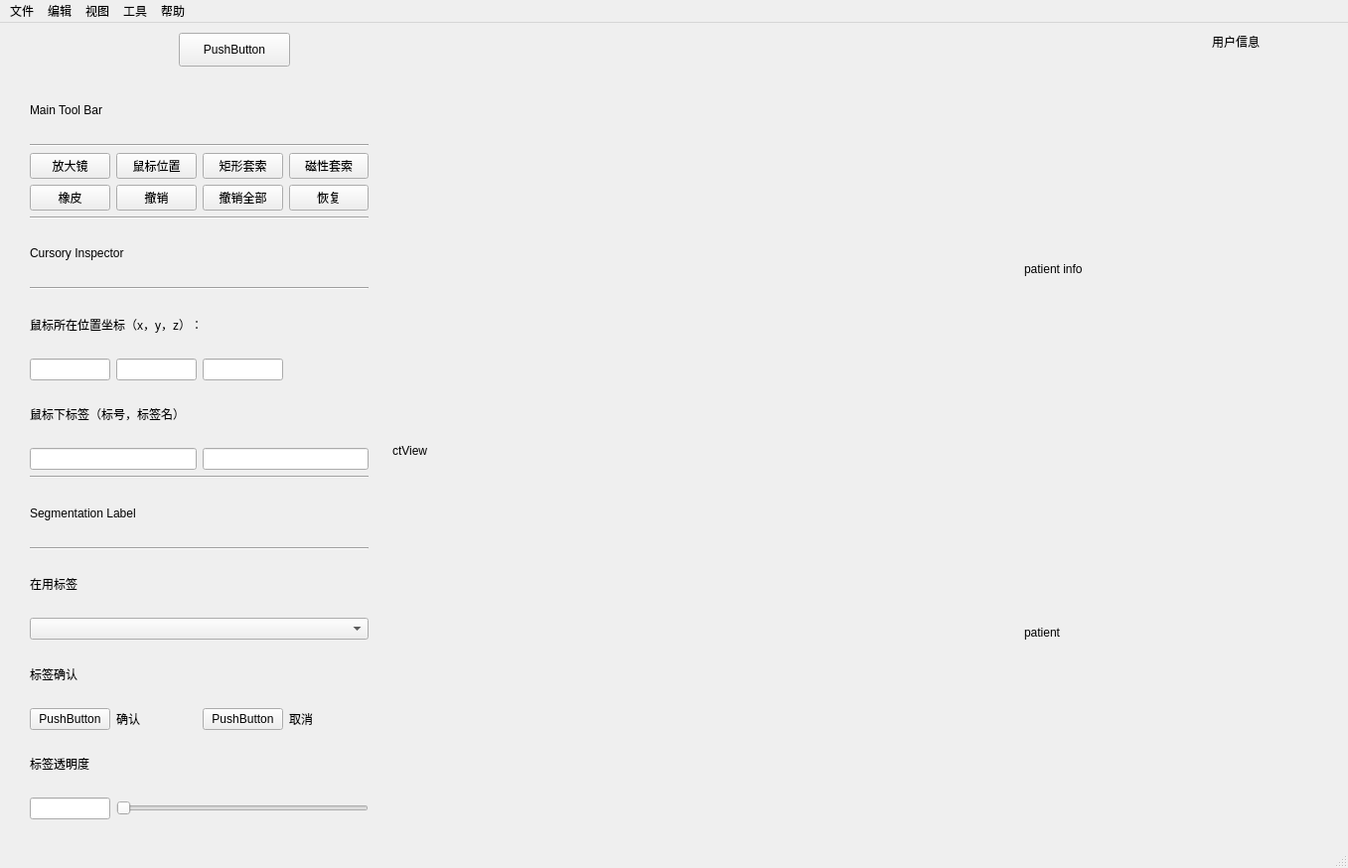
<?xml version="1.0" encoding="UTF-8"?>
<ui version="4.0">
 <class>MainWindow</class>
 <widget class="QMainWindow" name="MainWindow">
  <property name="geometry">
   <rect>
    <x>0</x>
    <y>0</y>
    <width>1357</width>
    <height>874</height>
   </rect>
  </property>
  <property name="sizePolicy">
   <sizepolicy hsizetype="Preferred" vsizetype="Preferred">
    <horstretch>0</horstretch>
    <verstretch>0</verstretch>
   </sizepolicy>
  </property>
  <property name="windowTitle">
   <string>MainWindow</string>
  </property>
  <widget class="QWidget" name="centralwidget">
   <widget class="QLabel" name="label_2">
    <property name="geometry">
     <rect>
      <x>1220</x>
      <y>10</y>
      <width>81</width>
      <height>18</height>
     </rect>
    </property>
    <property name="text">
     <string>用户信息</string>
    </property>
   </widget>
   <widget class="QPushButton" name="pushButton_11">
    <property name="geometry">
     <rect>
      <x>180</x>
      <y>10</y>
      <width>112</width>
      <height>34</height>
     </rect>
    </property>
    <property name="text">
     <string>PushButton</string>
    </property>
   </widget>
   <widget class="QWidget" name="layoutWidget">
    <property name="geometry">
     <rect>
      <x>21</x>
      <y>50</y>
      <width>1321</width>
      <height>761</height>
     </rect>
    </property>
    <layout class="QHBoxLayout" name="horizontalLayout_2">
     <item>
      <widget class="QWidget" name="gridWidget" native="true">
       <property name="sizePolicy">
        <sizepolicy hsizetype="Ignored" vsizetype="Expanding">
         <horstretch>15</horstretch>
         <verstretch>0</verstretch>
        </sizepolicy>
       </property>
       <layout class="QGridLayout" name="gridLayout">
        <property name="sizeConstraint">
         <enum>QLayout::SetDefaultConstraint</enum>
        </property>
        <item row="2" column="0" colspan="4">
         <widget class="Line" name="line_6">
          <property name="orientation">
           <enum>Qt::Horizontal</enum>
          </property>
         </widget>
        </item>
        <item row="3" column="0">
         <widget class="QPushButton" name="magnifier">
          <property name="text">
           <string>放大镜</string>
          </property>
         </widget>
        </item>
        <item row="3" column="1">
         <widget class="QPushButton" name="cursor_loc">
          <property name="text">
           <string>鼠标位置</string>
          </property>
         </widget>
        </item>
        <item row="4" column="0">
         <widget class="QPushButton" name="eraser">
          <property name="text">
           <string>橡皮</string>
          </property>
         </widget>
        </item>
        <item row="4" column="1">
         <widget class="QPushButton" name="undo">
          <property name="text">
           <string>撤销</string>
          </property>
         </widget>
        </item>
        <item row="5" column="0" colspan="4">
         <widget class="Line" name="line_3">
          <property name="orientation">
           <enum>Qt::Horizontal</enum>
          </property>
         </widget>
        </item>
        <item row="7" column="0" colspan="4">
         <widget class="Line" name="line">
          <property name="orientation">
           <enum>Qt::Horizontal</enum>
          </property>
         </widget>
        </item>
        <item row="3" column="3">
         <widget class="QPushButton" name="pen">
          <property name="text">
           <string>磁性套索</string>
          </property>
         </widget>
        </item>
        <item row="4" column="3">
         <widget class="QPushButton" name="redo">
          <property name="text">
           <string>恢复</string>
          </property>
         </widget>
        </item>
        <item row="6" column="0" colspan="4">
         <widget class="QLabel" name="label">
          <property name="text">
           <string>Cursory Inspector</string>
          </property>
         </widget>
        </item>
        <item row="3" column="2">
         <widget class="QPushButton" name="rectangle">
          <property name="text">
           <string>矩形套索</string>
          </property>
         </widget>
        </item>
        <item row="8" column="0" colspan="4">
         <widget class="QLabel" name="label_4">
          <property name="text">
           <string>鼠标所在位置坐标（x，y，z）：</string>
          </property>
         </widget>
        </item>
        <item row="4" column="2">
         <widget class="QPushButton" name="undo_all">
          <property name="text">
           <string>撤销全部</string>
          </property>
         </widget>
        </item>
        <item row="9" column="0">
         <widget class="QLineEdit" name="cursor_x"/>
        </item>
        <item row="9" column="2">
         <widget class="QLineEdit" name="cursor_z"/>
        </item>
        <item row="9" column="1">
         <widget class="QLineEdit" name="cursor_y"/>
        </item>
        <item row="11" column="0" colspan="2">
         <widget class="QLineEdit" name="cursor_label"/>
        </item>
        <item row="13" column="0" colspan="4">
         <widget class="QLabel" name="label_6">
          <property name="text">
           <string>Segmentation Label</string>
          </property>
         </widget>
        </item>
        <item row="22" column="1" colspan="3">
         <widget class="QSlider" name="opacity_slider">
          <property name="orientation">
           <enum>Qt::Horizontal</enum>
          </property>
         </widget>
        </item>
        <item row="11" column="2" colspan="2">
         <widget class="QLineEdit" name="cursor_label_name"/>
        </item>
        <item row="19" column="0" colspan="4">
         <widget class="QLabel" name="label_9">
          <property name="text">
           <string>标签确认</string>
          </property>
         </widget>
        </item>
        <item row="15" column="0" colspan="4">
         <widget class="QLabel" name="label_7">
          <property name="text">
           <string>在用标签</string>
          </property>
         </widget>
        </item>
        <item row="20" column="0">
         <widget class="QPushButton" name="btn_ok">
          <property name="text">
           <string>PushButton</string>
          </property>
         </widget>
        </item>
        <item row="12" column="0" colspan="4">
         <widget class="Line" name="line_5">
          <property name="orientation">
           <enum>Qt::Horizontal</enum>
          </property>
         </widget>
        </item>
        <item row="16" column="0" colspan="4">
         <widget class="QComboBox" name="comboBox"/>
        </item>
        <item row="20" column="1">
         <widget class="QLabel" name="label_10">
          <property name="text">
           <string>确认</string>
          </property>
         </widget>
        </item>
        <item row="14" column="0" colspan="4">
         <widget class="Line" name="line_2">
          <property name="orientation">
           <enum>Qt::Horizontal</enum>
          </property>
         </widget>
        </item>
        <item row="20" column="2">
         <widget class="QPushButton" name="btn_cancel">
          <property name="text">
           <string>PushButton</string>
          </property>
         </widget>
        </item>
        <item row="20" column="3">
         <widget class="QLabel" name="label_11">
          <property name="text">
           <string>取消</string>
          </property>
         </widget>
        </item>
        <item row="10" column="0" colspan="4">
         <widget class="QLabel" name="label_5">
          <property name="text">
           <string>鼠标下标签（标号，标签名）</string>
          </property>
         </widget>
        </item>
        <item row="22" column="0">
         <widget class="QLineEdit" name="opacity"/>
        </item>
        <item row="1" column="0" colspan="4">
         <widget class="QLabel" name="label_3">
          <property name="sizePolicy">
           <sizepolicy hsizetype="Preferred" vsizetype="Preferred">
            <horstretch>0</horstretch>
            <verstretch>0</verstretch>
           </sizepolicy>
          </property>
          <property name="text">
           <string>Main Tool Bar</string>
          </property>
         </widget>
        </item>
        <item row="21" column="0" colspan="3">
         <widget class="QLabel" name="label_8">
          <property name="text">
           <string>标签透明度</string>
          </property>
         </widget>
        </item>
       </layout>
      </widget>
     </item>
     <item>
      <widget class="QWidget" name="ctMainView" native="true">
       <property name="sizePolicy">
        <sizepolicy hsizetype="Expanding" vsizetype="Expanding">
         <horstretch>40</horstretch>
         <verstretch>0</verstretch>
        </sizepolicy>
       </property>
       <layout class="QHBoxLayout" name="horizontalLayout">
        <item>
         <widget class="QLabel" name="ct_view">
          <property name="sizePolicy">
           <sizepolicy hsizetype="Expanding" vsizetype="Expanding">
            <horstretch>40</horstretch>
            <verstretch>0</verstretch>
           </sizepolicy>
          </property>
          <property name="text">
           <string>ctView</string>
          </property>
         </widget>
        </item>
        <item>
         <widget class="QWidget" name="Path" native="true">
          <property name="sizePolicy">
           <sizepolicy hsizetype="Expanding" vsizetype="Expanding">
            <horstretch>20</horstretch>
            <verstretch>0</verstretch>
           </sizepolicy>
          </property>
          <layout class="QVBoxLayout" name="verticalLayout">
           <item>
            <widget class="QLabel" name="patient_info">
             <property name="sizePolicy">
              <sizepolicy hsizetype="Expanding" vsizetype="Expanding">
               <horstretch>30</horstretch>
               <verstretch>0</verstretch>
              </sizepolicy>
             </property>
             <property name="text">
              <string>patient info</string>
             </property>
            </widget>
           </item>
           <item>
            <widget class="QLabel" name="ct_detail">
             <property name="sizePolicy">
              <sizepolicy hsizetype="Expanding" vsizetype="Expanding">
               <horstretch>0</horstretch>
               <verstretch>0</verstretch>
              </sizepolicy>
             </property>
             <property name="text">
              <string>patient</string>
             </property>
            </widget>
           </item>
          </layout>
         </widget>
        </item>
       </layout>
      </widget>
     </item>
    </layout>
   </widget>
  </widget>
  <widget class="QMenuBar" name="menubar">
   <property name="geometry">
    <rect>
     <x>0</x>
     <y>0</y>
     <width>1357</width>
     <height>30</height>
    </rect>
   </property>
   <widget class="QMenu" name="menuFile">
    <property name="title">
     <string>文件</string>
    </property>
    <addaction name="new_file"/>
    <addaction name="open_file"/>
    <addaction name="separator"/>
    <addaction name="save"/>
    <addaction name="save_as"/>
    <addaction name="upload"/>
   </widget>
   <widget class="QMenu" name="menuEdit">
    <property name="title">
     <string>编辑</string>
    </property>
    <addaction name="redo_m"/>
    <addaction name="redo_all_m"/>
    <addaction name="undo_2"/>
   </widget>
   <widget class="QMenu" name="menu">
    <property name="title">
     <string>视图</string>
    </property>
    <addaction name="show_hide"/>
    <addaction name="separator"/>
    <addaction name="toolbar"/>
    <addaction name="pathology"/>
   </widget>
   <widget class="QMenu" name="menu_2">
    <property name="title">
     <string>工具</string>
    </property>
   </widget>
   <widget class="QMenu" name="menu_3">
    <property name="title">
     <string>帮助</string>
    </property>
   </widget>
   <addaction name="menuFile"/>
   <addaction name="menuEdit"/>
   <addaction name="menu"/>
   <addaction name="menu_2"/>
   <addaction name="menu_3"/>
  </widget>
  <widget class="QStatusBar" name="statusbar"/>
  <action name="new_file">
   <property name="text">
    <string>新建</string>
   </property>
  </action>
  <action name="open_file">
   <property name="text">
    <string>打开</string>
   </property>
  </action>
  <action name="save">
   <property name="text">
    <string>保存</string>
   </property>
  </action>
  <action name="save_as">
   <property name="text">
    <string>另存为</string>
   </property>
  </action>
  <action name="redo_m">
   <property name="text">
    <string>撤销</string>
   </property>
  </action>
  <action name="redo_all_m">
   <property name="text">
    <string>撤销全部</string>
   </property>
  </action>
  <action name="undo_2">
   <property name="text">
    <string>恢复</string>
   </property>
  </action>
  <action name="show_hide">
   <property name="text">
    <string>显示/隐藏视图</string>
   </property>
  </action>
  <action name="toolbar">
   <property name="text">
    <string>显示/隐藏工具栏</string>
   </property>
  </action>
  <action name="pathology">
   <property name="text">
    <string>显示/隐藏病理信息</string>
   </property>
  </action>
  <action name="upload">
   <property name="text">
    <string>上传</string>
   </property>
  </action>
 </widget>
 <resources/>
 <connections>
  <connection>
   <sender>pushButton_11</sender>
   <signal>clicked()</signal>
   <receiver>MainWindow</receiver>
   <slot>close()</slot>
   <hints>
    <hint type="sourcelabel">
     <x>250</x>
     <y>51</y>
    </hint>
    <hint type="destinationlabel">
     <x>412</x>
     <y>42</y>
    </hint>
   </hints>
  </connection>
 </connections>
</ui>
